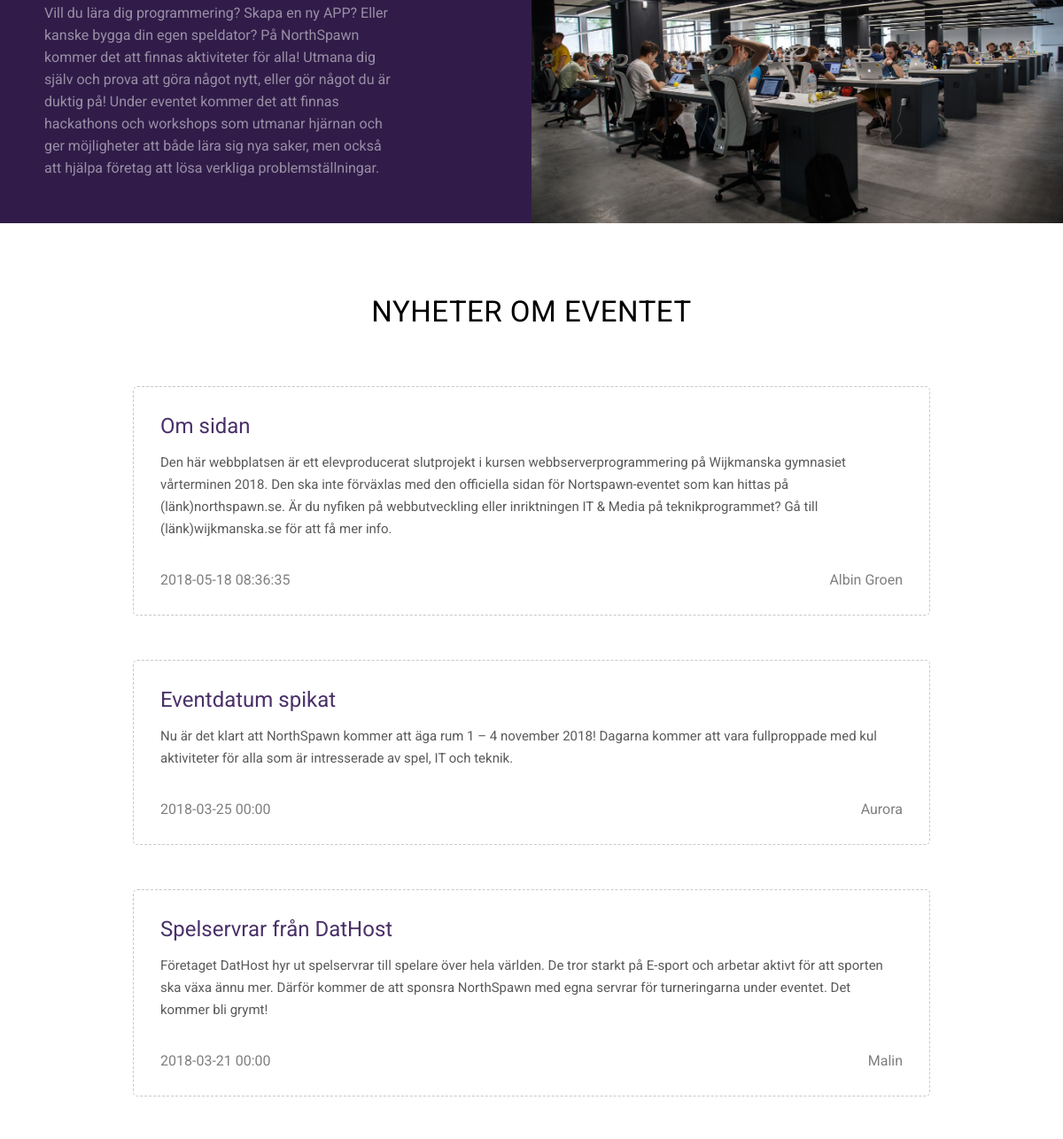
Before: / (middle part) with the older database file.
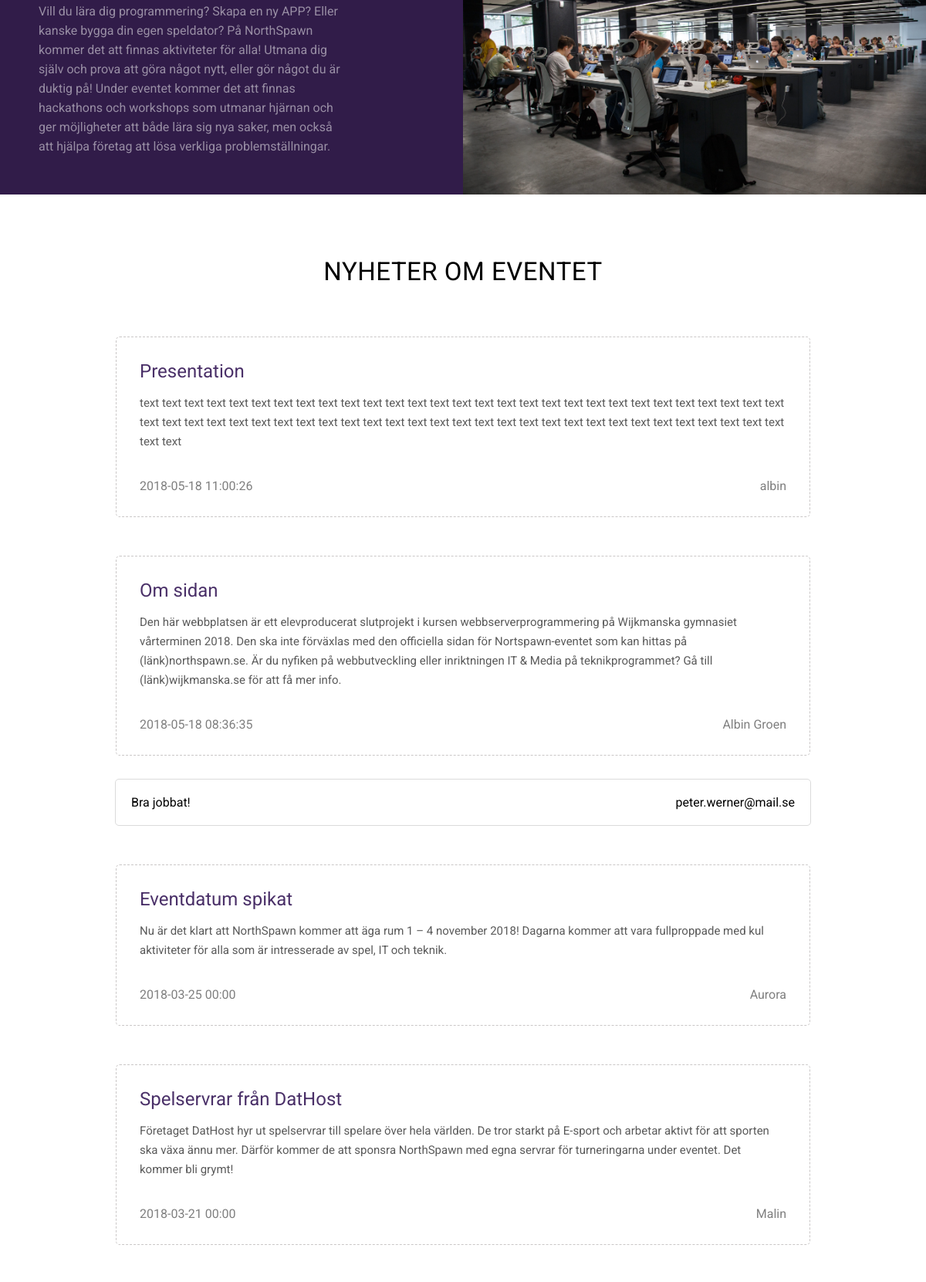
After: the same page with the newer database file.
### tables this page shows
CREATE TABLE newsItems (news_id INTEGER PRIMARY KEY AUTOINCREMENT UNIQUE NOT NULL, title VARCHAR UNIQUE NOT NULL, text VARCHAR UNIQUE NOT NULL, date DATETIME NOT NULL DEFAULT (CURRENT_TIMESTAMP), author VARCHAR NOT NULL);

CREATE TABLE comments (comment_id INTEGER PRIMARY KEY AUTOINCREMENT UNIQUE NOT NULL, comment_text VARCHAR NOT NULL, news_id INTEGER REFERENCES newsItems (news_id) NOT NULL, comment_author VARCHAR NOT NULL);

### pages/landing/landing.php (the view, shortened to what this page needs)
<?php
  $news = $db->prepare("SELECT * FROM newsItems ORDER BY date DESC");
  $news->execute();
?>
<div class="content">
  <section class="section3">
    <div class="left" id="left3">
      <p>Vill du lära dig programmering? Skapa en ny APP? Eller kanske bygga din egen speldator? På NorthSpawn kommer det att finnas aktiviteter för alla! Utmana dig själv och prova att göra något nytt, eller gör något du är duktig på! Under eventet kommer det att finnas hackathons och workshops som utmanar hjärnan och ger möjligheter att både lära sig nya saker, men också att hjälpa företag att lösa verkliga problemställningar. </p>
    </div>
    <div class="right" id="right3"></div>
  </section>
  <div class="newsFeed" id="news" >
    <h2 class="title">Nyheter om eventet</h2>
    <?php
      while($newsItem = $news->fetch()){
        echo <<<NEWSITEM
        <div class="newsItem">
          <h2>{$newsItem['title']}</h2>
          <p>{$newsItem['text']}</p>
          <div class="bottom">
            <h4>{$newsItem['date']}</h4>
            <h4>{$newsItem['author']}</h4>
          </div>
NEWSITEM;
        echo "</div>";
        $comments = $db->prepare("SELECT * FROM comments WHERE news_id = {$newsItem['news_id']}");
        $comments->execute();
        while($comment = $comments->fetch()){
          echo "<div class=comment ><p>{$comment['comment_text']}</p><p>{$comment['comment_author']}</p></div>";
        }
      }
    ?>
  </div>
</div>

Changed rows visible on the page:
added newsitems: title "Presentation", text "text text text text text text text text text text text text text text text text text text text text text text text text text text text text text text text text text text text text text text text text text text text text text text text text text text text text text text text text text text text text", date "2018-05-18 11:00:26", author "albin"
added comments: comment_text "Bra jobbat!", comment_author "peter.werner@mail.se", shown under newsitems "Om sidan"
